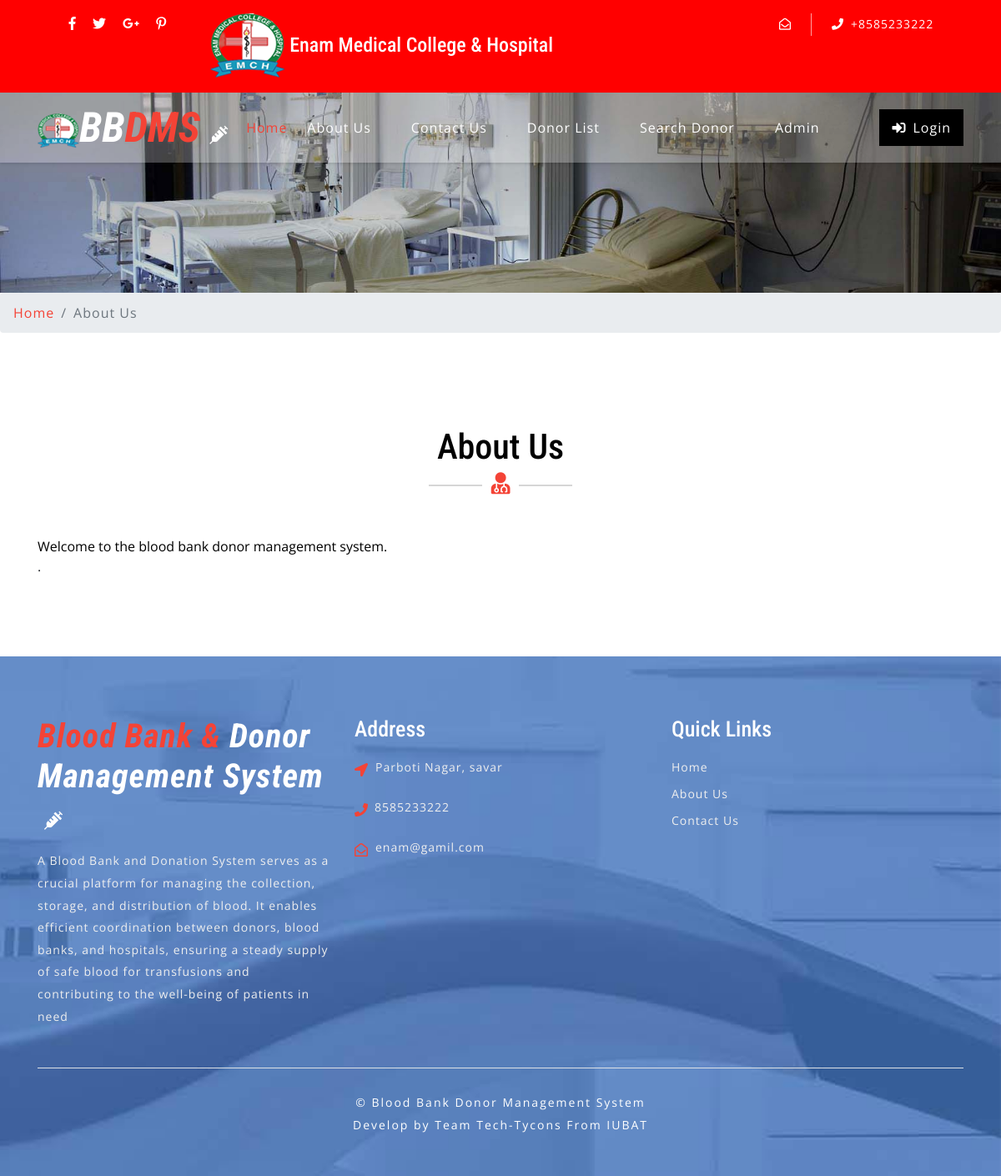
Page /about.php on the committed database.
### tables this page shows
CREATE TABLE `tblcontactusinfo` (
  `id` int(11) NOT NULL,
  `Address` tinytext DEFAULT NULL,
  `EmailId` varchar(255) DEFAULT NULL,
  `ContactNo` char(11) DEFAULT NULL
);

CREATE TABLE `tblpages` (
  `id` int(11) NOT NULL,
  `PageName` varchar(255) DEFAULT NULL,
  `type` varchar(255) NOT NULL DEFAULT '',
  `detail` longtext NOT NULL
);

### about.php (the view, shortened to what this page needs)
<?php
include('includes/config.php');
?>
<!DOCTYPE html>
<html lang="zxx">
<head>
	<link rel="stylesheet" href="css/bootstrap.css">
	<link rel="stylesheet" href="css/style.css" type="text/css" media="all" />
	<link rel="stylesheet" href="css/fontawesome-all.css">
</head>
<body>
	<?php include('includes/header.php');?>
	<div class="inner-banner-w3ls">
	</div>
	<div class="breadcrumb-agile">
		<div aria-label="breadcrumb">
			<ol class="breadcrumb">
				<li class="breadcrumb-item">
					<a href="index.php">Home</a>
				</li>
				<li class="breadcrumb-item active" aria-current="page">About Us</li>
			</ol>
		</div>
	</div>
	<section class="about py-5">
		<div class="container py-xl-5 py-lg-3">
			<?php
$pagetype="aboutus";
$sql = "SELECT type,detail,PageName from tblpages where type=:pagetype";
$query = $dbh -> prepare($sql);
$query->bindParam(':pagetype',$pagetype,PDO::PARAM_STR);
$query->execute();
$results=$query->fetchAll(PDO::FETCH_OBJ);
if($query->rowCount() > 0)
{
foreach($results as $result)
{ ?>
			<div class="w3ls-titles text-center mb-md-5 mb-4">
				<h3 class="title"><?php   echo htmlentities($result->PageName); ?></h3>
				<span>
					<i class="fas fa-user-md"></i>
				</span>
			</div>
			<p class="aboutpara text-center mx-auto"><?php  echo $result->detail; ?>.</p>
<?php } } ?>
		</div>
	</section>
	<?php include('includes/footer.php');?>
</body>
</html>

### includes/header.php (shortened to what this page needs)
    <header>
        <div class="top-bar py-3">
            <div class="container">
                <div class="row">
                    <div class="col-lg-7 top-social-agile">
                        <div class="row">
                            <ul class="col-lg-4 col-6 top-right-info text-center">
                                <li>
                                    <a href="#">
                                        <i class="fab fa-facebook-f"></i>
                                    </a>
                                </li>
                                <li class="mx-3">
                                    <a href="#">
                                        <i class="fab fa-twitter"></i>
                                    </a>
                                </li>
                                <li>
                                    <a href="#">
                                        <i class="fab fa-google-plus-g"></i>
                                    </a>
                                </li>
                                <li class="ml-3">
                                    <a href="#">
                                        <i class="fab fa-pinterest-p"></i>
                                    </a>
                                </li>
                            </ul><?php
$sql = "SELECT * from tblcontactusinfo";
$query = $dbh -> prepare($sql);
$query->execute();
$results=$query->fetchAll(PDO::FETCH_OBJ);
if($query->rowCount() > 0)
{
foreach($results as $result)
{ ?>
                            <div class="enamdiv">
                                <h4 class="enam"><img src="images/enam_remove.png" alt=""> Enam Medical College & Hospital</h4>
                            </div>
                        </div>
                    </div>
                    <div class="col-lg-5 top-social-agile text-lg-right text-center">
                        <div class="row">
                            <div class="col-lg-7 col-6 top-w3layouts">
                                <p class="text-white">
                                    <i class="far fa-envelope-open mr-2" ></i>
                                </p>
                            </div>
                            <div class="col-lg-5 col-6 header-w3layouts pl-4 text-lg-left">
                                <p class="text-white">
                                    <i class="fas fa-phone mr-2"></i>+<?php  echo $result->ContactNo; ?></p>
                            </div>
                        </div><?php } } ?>
                    </div>
                </div>
            </div>
        </div>
    </header>
    <div id="home">
        <div class="main-top py-1">
            <nav class="navbar navbar-expand-lg navbar-light fixed-navi">
                <div class="container">
                    <h1>
                        <a class="navbar-brand font-weight-bold font-italic" href="index.php">
                        <img src="images/enam2.png" alt=""><span>BB</span>DMS
                            <i class="fas fa-syringe"></i>
                        </a>
                    </h1>
                    <div class="collapse navbar-collapse text-center" id="navbarSupportedContent">
                        <ul class="navbar-nav ml-lg-auto">
                            <li class="nav-item active mt-lg-0 mt-3">
                                <a class="nav-link" href="index.php">Home
                                </a>
                            </li>
                            <li class="nav-item mx-lg-4 my-lg-0 my-3">
                                <a class="nav-link" href="about.php">About Us</a>
                            </li>
                            <li class="nav-item mx-lg-4 my-lg-0 my-3">
                                <a class="nav-link" href="contact.php">Contact Us</a>
                            </li>
                            <li class="nav-item mx-lg-4 my-lg-0 my-3">
                                <a class="nav-link" href="donor-list.php">Donor List</a>
                            </li>
                            <li class="nav-item mx-lg-4 my-lg-0 my-3">
                                <a class="nav-link" href="search-donor.php">Search Donor</a>
                            </li>
                            <?php if (strlen($_SESSION['bbdmsdid']==0)) {?>
                            <li class="nav-item mx-lg-4 my-lg-0 my-3">
                                <a class="nav-link" href="admin/index.php">Admin</a>
                            </li>
                        </ul>
                        <a href="login.php" class="login-button ml-lg-5 mt-lg-0 mt-4 mb-lg-0 mb-3" >
                            <i class="fas fa-sign-in-alt mr-2"></i>Login</a><?php } ?>
                    </div>
                </div>
            </nav>
        </div>
    </div>

### includes/footer.php (shortened to what this page needs)
<footer>
    <div class="w3ls-footer-grids pt-sm-4 pt-3">
      <div class="container py-xl-5 py-lg-3">
        <div class="row">
          <div class="col-md-4 w3l-footer">
            <h2 class="mb-sm-3 mb-2">
              <a href="index.php" class="text-white font-italic font-weight-bold">
                <span>Blood Bank & </span>Donor Management System
                <i class="fas fa-syringe ml-2"></i>
              </a>
            </h2>
            <p>
A Blood Bank and Donation System serves as a crucial platform for managing the collection, storage, and distribution of blood. It enables efficient coordination between donors, blood banks, and hospitals, ensuring a steady supply of safe blood for transfusions and contributing to the well-being of patients in need</p>
          </div>
          <div class="col-md-4 w3l-footer my-md-0 my-4">
            <h3 class="mb-sm-3 mb-2 text-white">Address</h3>
            <ul class="list-unstyled">
              <?php
$sql = "SELECT * from tblcontactusinfo";
$query = $dbh -> prepare($sql);
$query->execute();
$results=$query->fetchAll(PDO::FETCH_OBJ);
if($query->rowCount() > 0)
{
foreach($results as $result)
{ ?>
              <li>
                <i class="fas fa-location-arrow float-left"></i>
                <p class="ml-4">
                  <p class="pp">  Parboti Nagar, savar</p>
                <div class="clearfix"></div>
              </li>
              <li class="my-3">
                <i class="fas fa-phone float-left"></i>
                <p class="ml-4"><?php  echo $result->ContactNo; ?></p>
                <div class="clearfix"></div>
              </li>
              <li>
                <i class="far fa-envelope-open float-left"></i>
                <p class="pp">enam@gamil.com</p>
                <div class="clearfix"></div>
              </li>
            <?php } } ?></ul>
          </div>
          <div class="col-md-4 w3l-footer">
            <h3 class="mb-sm-3 mb-2 text-white">Quick Links</h3>
            <div class="nav-w3-l">
              <ul class="list-unstyled">
                <li>
                  <a href="index.php">Home</a>
                </li>
                <li class="mt-2">
                  <a href="about.php">About Us</a>
                </li>
                <li class="mt-2">
                  <a href="contact.php">Contact Us</a>
                </li>
              </ul>
            </div>
          </div>
        </div>
        <div class="border-top mt-5 pt-lg-4 pt-3 pb-lg-0 pb-3 text-center">
          <p class="copy-right-grids mt-lg-1">©  Blood Bank Donor Management System<br>
            Develop by Team Tech-Tycons From IUBAT
          </p>
        </div>
      </div>
    </div>
  </footer>

### css/style.css (style rules this page uses)
body { padding: 0; margin: 0; background: #FFF; font-family: 'Open Sans', sans-serif; }
body a { transition: 0.5s all; -webkit-transition: 0.5s all; -moz-transition: 0.5s all; -o-transition: 0.5s all; -ms-transition: 0.5s all; text-decoration: none; }
h1, h2, h3, h4, h5, h6 { margin: 0; padding: 0; font-family: 'Roboto Condensed', sans-serif; }
p { margin: 0; padding: 0; font-family: 'Open Sans', sans-serif; font-size: 15px; letter-spacing: 1px; line-height: 1.9; color: #999; }
ul, ol { margin: 0; padding: 0; }
.top-bar { background: red; }
.top-right-info li i { color: #fff; transition: 0.5s all; -webkit-transition: 0.5s all; -moz-transition: 0.5s all; -o-transition: 0.5s all; -ms-transition: 0.5s all; }
.top-right-info li { display: inline-block; }
.header-top_w3layouts p, .header-w3layouts p, .top-w3layouts p { font-size: 14px; }
.header-top_w3layouts, .header-w3layouts { border-left: 1px solid rgba(255, 255, 255, 0.63); }
div#home { position: relative; }
.main-top { position: absolute; z-index: 999; width: 100%; background: rgba(255, 255, 255, 0.26); box-shadow: 0 2px 3px 0 rgba(0, 0, 0, 0.1); -webkit-transition: background-color .1s ease-in-out; -moz-transition: background-color .1s ease-in-out; -ms-transition: background-color .1s ease-in-out; -o-transition: background-color .1s ease-in-out; transition: background-color .1s ease-in-out; }
.navbar-light .navbar-nav .nav-link { padding: 0; color: #fff; background: transparent; font-size: 16px; letter-spacing: 1px; }
.navbar-light .navbar-nav .show>.nav-link, .navbar-light .navbar-nav .active>.nav-link, .navbar-light .navbar-nav .nav-link.show, .navbar-light .navbar-nav .nav-link.active, .navbar-light .navbar-nav .nav-link:hover, .navbar-light .navbar-nav .nav-link:focus { color: #f44336; }
nav.fixed-navi ul { list-style: none; margin: 0; padding: 0; }
nav.fixed-navi ul li { float: left; }
a.navbar-brand { color: #f44336; font-size: 50px; padding: 0; }
.navbar-light .navbar-brand, .navbar-light .navbar-brand:hover, .navbar-light .navbar-brand:focus, .w3l-footer h2 a span { color: #f44336; }
a.navbar-brand span { color: #fff; }
a.navbar-brand i, .w3l-footer h2 a i { color: #fff; font-size: 22px; }
a.login-button { color: #fff; letter-spacing: 1px; font-size: 16px; padding: 10px 15px; background: #000; display: inline-block; }
h3.title { color: #000; font-size: 42px; }
.w3ls-titles span { position: relative; }
.w3ls-titles span:before { content: " "; background: #d6d6d6; width: 64px; height: 2px; position: absolute; top: 9px; left: -75px; }
.w3ls-titles span:after { content: " "; background: #d6d6d6; width: 64px; height: 2px; position: absolute; top: 9px; right: -75px; }
.w3ls-titles i { color: #f44336; font-size: 26px; margin-top: 5px; }
footer { background: url(../images/bg3.jpg) no-repeat center fixed; background-size: cover; -webkit-background-size: cover; -moz-background-size: cover; -o-background-size: cover; -moz-background-size: cover; }
.w3l-footer h2 a { font-size: 40px; letter-spacing: 1px; }
.w3l-footer h3 { font-size: 26px; }
.w3l-footer p, .w3l-footer p a, .w3l-footer ul li a { font-size: 14px; color: #efefef; letter-spacing: 1px; }
.w3l-footer ul li i { color: #f44336; line-height: 2; }
p.copy-right-grids { font-size: 14px; color: #fff; letter-spacing: 2px; }
.inner-banner-w3ls { background: url(../images/banner3.jpg) no-repeat center; background-size: cover; -webkit-background-size: cover; -moz-background-size: cover; -o-background-size: cover; -moz-background-size: cover; height: 20vw; }
.breadcrumb li a { color: #f44336; }
.breadcrumb li { letter-spacing: 1px; color: #000; }
.about p.aboutpara { font-size: 16px; max-width: 900px; }

### includes/header.php (style rules this page uses)
.enamdiv { display: flex; }
h4 { color: white; }

### includes/footer.php (style rules this page uses)
.pp { margin-left:25px; }

### rows in the picture
tblcontactusinfo: ContactNo "8585233222"
tblpages: PageName "About Us", detail "Welcome to the blood bank donor management system."
